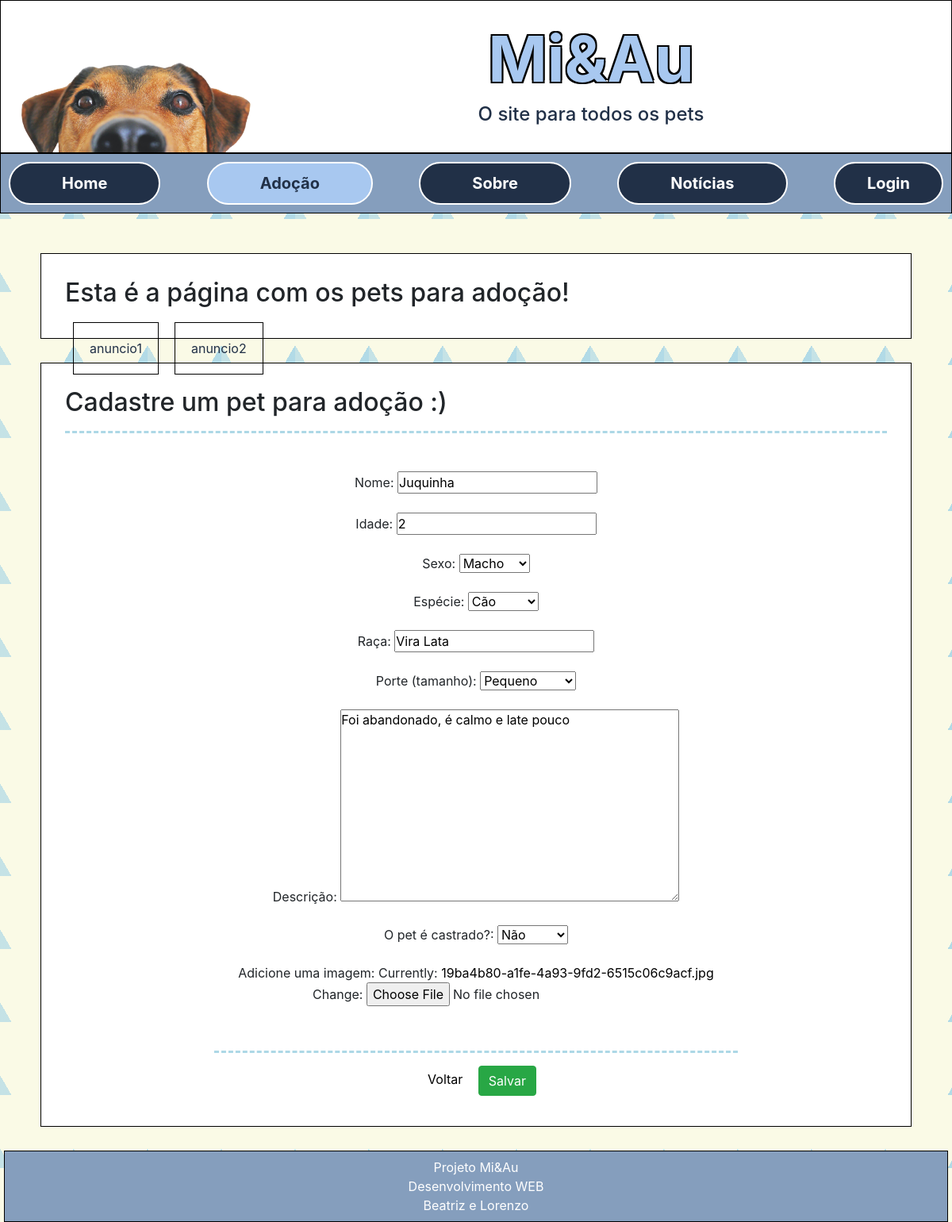
Page /edit/1/ on the committed database.
### telainicial/models.py (models this page shows)
class Pets(models.Model):
    MF = [('M', 'Macho'), ('F', 'Fêmea')]
    Especies = [('Cão','Cão'), ('Gato','Gato')]
    Tamanhos = [('XP','Mini'),('P','Pequeno'),('M','Médio'),('G','Grande'),('XG','Extra Grande')]
    Castracao = [('S', 'Sim'), ('N', 'Não')]
    nome = models.CharField(max_length=100)
    idade = models.IntegerField(null=True)
    sexo = models.CharField(choices=MF, max_length=1)
    especie = models.CharField(choices=Especies, max_length=4)
    raca = models.CharField(max_length=30)
    porte = models.CharField(choices=Tamanhos, max_length=2)
    descricao = models.TextField()
    castrado = models.CharField(choices=Castracao, max_length=1)
    imagem = StdImageField('Imagem', upload_to=get_file_path, variations={'thumb': {'width': 480, 'height': 480, 'crop': True}})

### telainicial/views.py (the view)
# urls.py: path('edit/<int:pk>/', views.edit, name='edit'),
def edit(request, pk):
    data = {}
    data['db'] = Pets.objects.get(pk=pk)
    data['form'] = PetsForm(instance=data['db'])
    return render(request, 'form.html', data)

### telainicial/forms.py
class PetsForm(ModelForm):
     class Meta:
         model = Pets
         fields = ['nome', 'idade', 'sexo','especie','raca','porte','descricao','castrado','imagem']

### telainicial/templates/form.html (shortened to what this page needs)
{% load static %}
<!DOCTYPE html>
<html lang="pt-br">
<head>
    <link rel="stylesheet" href="https://stackpath.bootstrapcdn.com/bootstrap/4.1.3/css/bootstrap.min.css">
    <link href="{% static 'style.css' %}" rel="stylesheet">
</head>
<body class="fundo">
    <header>
        <img id="banner" src="{% static 'images/h1.png' %}"/>
        <h1 id="titulo">Mi&Au</h1>
        <h4>O site para todos os pets</h4>
    </header>
    <div class="navbar">
        <a href="/">Home</a>
        <a href=" " class="active">Adoção</a>
        <a href="\sobre">Sobre</a>
        <a href="\noticias">Notícias</a>
        <a href="\accounts/login" class="right">Login</a>
    </div>
    <div class="content">
        <article id="anuncios">
            <h2>Esta é a página com os pets para adoção!</h2>
            <div class="anuncio">anuncio1</div>
            <div class="anuncio">anuncio2</div>
        </article>
        <article>
            <h2>Cadastre um pet para adoção :)</h2><hr>
            <div class="col-8 m-auto pt-2 pb-2 text-center">
        <form name="form" id="form" action="{% if db %}/update/{{db.id}}/{% else %}/create/{% endif %}" method="post">
            <div class="form-group mt-4">Nome: {{form.nome}}</div>
            <div class="form-group mt-4">Idade: {{form.idade}}</div>
            <div class="form-group mt-4">Sexo: {{form.sexo}}</div>
            <div class="form-group mt-4">Espécie: {{form.especie}}</div>
            <div class="form-group mt-4">Raça: {{form.raca}}</div>
            <div class="form-group mt-4">Porte (tamanho): {{form.porte}}</div>
            <div class="form-group mt-4">Descrição: {{form.descricao}}</div>
            <div class="form-group mt-4">O pet é castrado?: {{form.castrado}}</div>
            <div class="form-group mt-4">Adicione uma imagem: {{form.imagem}}</div><br><hr>
            <a class="col-8 m-auto pt-2 pb-2 text-center" href="/" class="btn btn-info"> Voltar </a>
            <input type="submit" class="btn btn-success" value="Salvar">
        </form>
    </div>
        </article></div>
    <footer>
        Projeto Mi&Au
        <br>
        Desenvolvimento WEB
        <br>
        Beatriz e Lorenzo
    </footer>
</body>
</html>

### projetoanimal/static/style.css (style rules this page uses)
* { margin: 0; padding: 0; }
.fundo { width: 100%; height: 100vh; background-color: #fafae6; background-image: linear-gradient(120deg, transparent 114px, rgba(173, 216, 230, 0.942) 114px), linear-gradient(240deg, transparent 114px, rgba(173, 216, 230, 0.685) 114px); background-size: 93px 92px; }
header { border: solid black 1px; padding: 25px; text-align: center; background-color: white; color: #a8c8f0; }
.content { width: 1098px; margin: auto; }
article { background-color: white; padding: 30px; border: solid 1px black; margin-bottom: 30px; height: fit-content; align-items: stretch; }
hr { border-top: 3px dashed lightblue; }
#titulo { font-size: 80px; font-weight: 700; text-shadow: -2px -2px 0 #000, 2px -2px 0 #000, -2px 2px 0 #000, 2px 2px 0 #000; }
h4 { color: #213047; }
.navbar { margin-bottom: 50px; padding: 10px; text-align: center; border: solid black 1px; overflow: hidden; background-color: #859EBD; position: sticky; position: -webkit-sticky; top: 0; }
.navbar a { float: left; display: block; color: white; text-align: center; padding: 10px 65px; text-decoration: none; background-color: #213047; font-size: 20px; border: solid white 2px; border-radius: 100px; font-weight: 700; }
.navbar a.right { float: right; padding: 10px 40px; }
.navbar a.active { background-color: #a8c8f0; color: #213047; }
footer { margin-top: 200px; border: solid black 1px; text-align: center; margin: 5px; height: 90px; display: flex; justify-content: center; align-items: center; background-color: #859EBD; color: white; }
#banner { width: 290px; margin-top: -39px; float: left; }
a { color: black; }
.anuncio { padding: 20px; margin: 10px; border: solid 1px black; color: #213047; float: left; }

### rows in the picture
Pets: nome "Juquinha", idade "2", sexo "Macho", especie "Cão", raca "Vira Lata", porte "Pequeno", descricao "Foi abandonado, é calmo e late pouco", castrado "Não"
